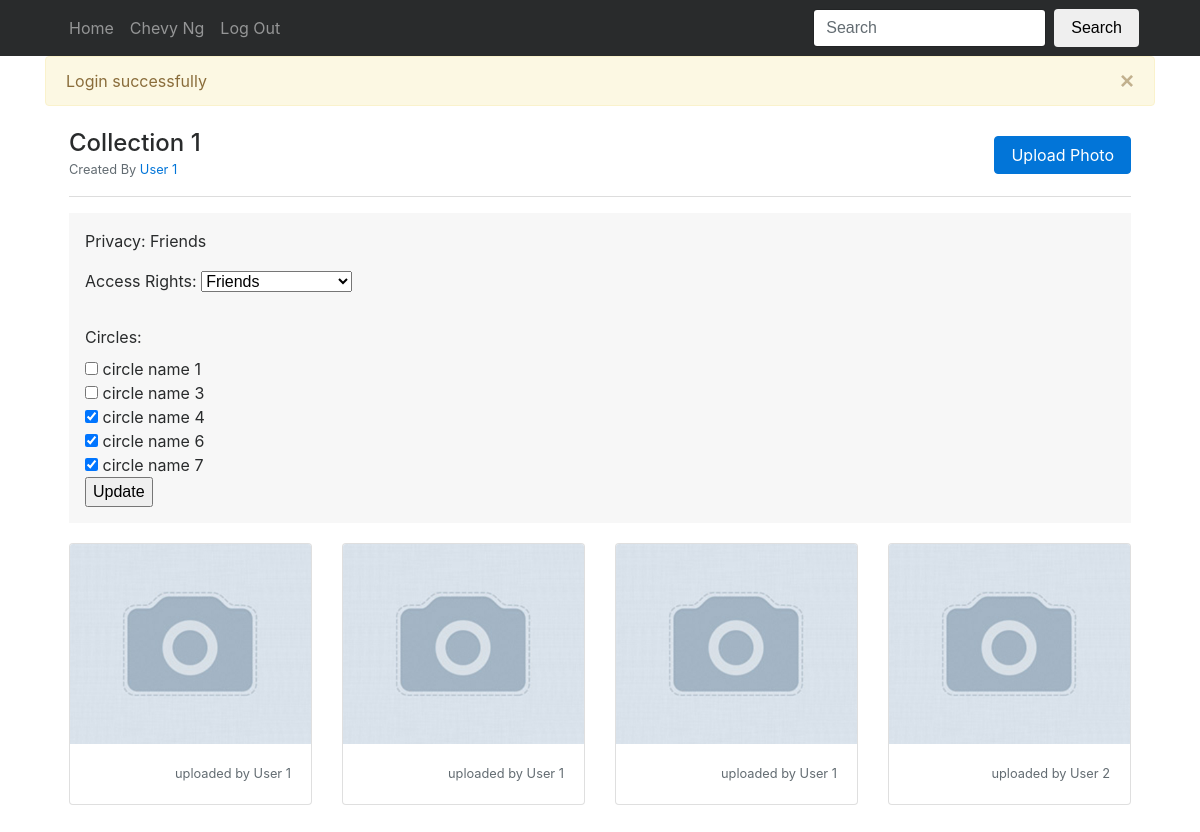
Page /collection/1 (signed in) on the committed database.
### tables this page shows
CREATE TABLE `photoCollection` (
	`collectionID` INT(8) NOT NULL AUTO_INCREMENT,
	`userID` INT(8) NOT NULL,
	`accessRights` TINYINT(2) NOT NULL DEFAULT '2',
	`CREATED_AT` TIMESTAMP NOT NULL DEFAULT CURRENT_TIMESTAMP,
	`UPDATED_AT` TIMESTAMP NOT NULL,
	PRIMARY KEY (`collectionID`),
	FOREIGN KEY (`userID`) REFERENCES `user`(`userID`) ON DELETE CASCADE ON UPDATE CASCADE
);

CREATE TABLE `circle` (
	`circleID` INT NOT NULL AUTO_INCREMENT,
	`userID` INT NOT NULL,
	`name` VARCHAR(255) NOT NULL,
	`CREATED_AT` TIMESTAMP NOT NULL DEFAULT 0,
	`UPDATED_AT` TIMESTAMP on update CURRENT_TIMESTAMP NOT NULL DEFAULT CURRENT_TIMESTAMP,
	PRIMARY KEY (`circleID`),
	FOREIGN KEY (`userID`) REFERENCES `user`(`userID`) ON DELETE CASCADE ON UPDATE CASCADE
);

CREATE TABLE `photo` (
	`photoID` INT NOT NULL AUTO_INCREMENT PRIMARY KEY,
	`collectionID` INT NOT NULL,
	`userID` INT NOT NULL,
	`path` VARCHAR(255) NOT NULL,
	`CREATED_AT` TIMESTAMP NOT NULL DEFAULT 0,
	`UPDATED_AT` TIMESTAMP on update CURRENT_TIMESTAMP NOT NULL DEFAULT CURRENT_TIMESTAMP,
	FOREIGN KEY (`collectionID`) REFERENCES `photoCollection`(`collectionID`) ON DELETE CASCADE ON UPDATE CASCADE,
	FOREIGN KEY (`userID`) REFERENCES `user`(`userID`) ON DELETE CASCADE ON UPDATE CASCADE
);

### application/core/model.php (called while the page is built, shortened)
<?php
class Model
{
  private function openDatabaseConnection()
  {
    $options = array(PDO::ATTR_DEFAULT_FETCH_MODE => PDO::FETCH_OBJ, PDO::ATTR_ERRMODE => PDO::ERRMODE_WARNING);
    $this->db = new PDO(DB_TYPE . ':host=' . DB_HOST . ';dbname=' . DB_NAME . ';charset=' . DB_CHARSET, DB_USER, DB_PASS, $options);
  }
}
?>

### application/model/collection.php (called while the page is built, shortened)
<?php
require_once APP . 'core/model.php';
class Collection extends Model
{
  public function find_by_id($collectionID)
  {
    $sql = "SELECT *
            FROM photoCollection
            WHERE collectionID = :collectionID";
    $query = $this->db->prepare($sql);
    $params = array(':collectionID' => $collectionID);
    $query->execute($params);
    return $query->fetch();
  }
  public function find_colllection_photos($collectionID)
  {
    $sql = "SELECT *
            FROM photo
            WHERE collectionID = :collectionID";
    $query = $this->db->prepare($sql);
    $params = array(':collectionID' => $collectionID);
    $query->execute($params);
    return $query->fetchAll();
  }
  public function find_all_user_circles($userID)
  {
    $sql = "SELECT DISTINCT c.*
            FROM circle AS c, circlefriends AS cf, photocollection as pc
            WHERE cf.circleID = c.circleID AND pc.userID = cf.userID AND cf.userID = :userID";
    $query = $this->db->prepare($sql);
    $params = array(':userID' => $userID);
    $query->execute($params);
    return $query->fetchAll();
  }
  public function find_access_circles($collectionID)
  {
    $sql = "SELECT *
            FROM photocollectionaccessrights
            WHERE collectionID = :collectionID";
    $query = $this->db->prepare($sql);
    $params = array(':collectionID' => $collectionID);
    $query->execute($params);
    return $query->fetchAll();
  }
}
?>

### public/index.php (called while the page is built, shortened)
<?php
require APP . 'libs/helper.php';
require APP . 'core/application.php';
$app = new Application();
?>

### application/libs/helper.php (called while the page is built, shortened)
<?php
function in_array_field($needle, $needle_field, $haystack, $strict = false) {
    if ($strict) {
        foreach ($haystack as $item)
            if (isset($item->$needle_field) && $item->$needle_field === $needle)
                return true;
    }
    else {
        foreach ($haystack as $item)
            if (isset($item->$needle_field) && $item->$needle_field == $needle)
                return true;
    }
    return false;
}
?>

### application/view/collections/view.php (the view)
<div class="p-4">
  <div class="row align-items-center mb-3">
    <div class="col-6">
      <h4 class="mb-0">Collection <?= $collectionID ?></h4>
      <small class="text-muted">Created By <a href="<?= URL . $collection->userID ?>">User <?= $collection->userID ?></a></small>
    </div>
    <div class="col-6 text-right">
      <a class="btn btn-primary" href="<?= URL; ?>photo/upload?collectionID=<?= $collectionID ?>">Upload Photo</a>
    </div>
  </div>
  <div class="mt-3 mb-3" style="border-top: 1px solid #DDD;"></div>
  <div class="mb-3 bg-faded p-3">
    <? $privacy = array('Friends', 'Friends of Friends', 'Public'); ?>
    <p>Privacy: <?= $privacy[$collection->accessRights] ?></p>
    <? require APP . 'view/collections/edit.php'; ?>
  </div>
  <? if (count($collection_photos) > 0) { ?>
    <div class="row">
    <?php foreach ($collection_photos as $photo) { ?>
      <div class="col-3">
        <a href="<?= URL; ?>photo/<?= $photo->photoID ?>">
        <div class="card mt-1 mb-1">
          <img class="card-img-top" src="<?= URL; ?><?= $photo->path ?>" onError="this.src ='<?= URL; ?>images/missing.jpg'" style="object-fit: cover; height: 200px;">
          <div class="card-block">
            <p class="card-text text-muted small text-right">
              uploaded by User <?= $photo->userID ?>
            </p>
          </div>
        </div>
        </a>
      </div>
    <?php } ?>
    </div>
  <? } ?>
</div>

### application/core/application.php (shortened to what this page needs)
<?php
class Application
{
  private $url_controller = null;
  private $url_action = null;
  public function __construct()
  {
    if (isset($_SESSION['current_user'])){
      if (!$this->url_controller) {
        require_once APP . 'controller/home_controller.php';
        $page = new HomeController();
        $page->index();
      } elseif (file_exists(APP . 'controller/'. $this->url_controller . '_controller.php')) {
        $this->call_controller_action($this->url_controller, $this->url_action);
      }
    }
  }
  private function call_controller_action($controller_name, $action_or_id)
  {
    $url_controller_obj = new $controller();
    if (strlen($action_or_id) == 0) {
      if ($controller_name == 'admin') {
        $url_controller_obj->index();
      } else {
        Redirect(URL . $_SESSION['current_user']->userID . '/' . $controller_name);
      }
    } elseif (method_exists($url_controller_obj, $action_or_id)) {
      $url_controller_obj->{$action_or_id}();
    } else {
      $url_controller_obj->view($action_or_id);
    }
  }
  private function splitURL()
  {
    if (isset($_GET['url'])) {
      $url = trim($_GET['url'], '/');
      $url = filter_var($url, FILTER_SANITIZE_URL);
      $url = explode('/', $url);
      $this->url_controller = isset($url[0]) ? $url[0] : null;
      $this->url_action = isset($url[1]) ? $url[1] : null;
    }
  }
}
?>

### application/controller/collection_controller.php (shortened to what this page needs)
<?php
require_once APP . 'model/collection.php';
class CollectionController
{
  function __construct()
  {
    if (isset($_SESSION['current_user'])) {
      $this->current_user = $_SESSION['current_user'];
      $this->current_userID = $_SESSION['current_user']->userID;
    }
  }
  public function view($collectionID)
  {
    $model = new Collection();
    $collection = $model->find_by_id($collectionID);
    $all_user_circles = $model->find_all_user_circles($collectionID);
    $current_access_circles = $model->find_access_circles($collectionID);
    if ($collection != NULL) {
      $collection_photos = $model->find_colllection_photos($collectionID);
      require APP . 'view/_templates/header.php';
      require APP . 'view/collections/view.php';
      require APP . 'view/_templates/footer.php';
    } else {
      $_SESSION['message'] = 'Collection ' . $collectionID . ' does not exist.';
      Redirect(URL);
    }
  }
}
?>

### application/view/_templates/header.php (shortened to what this page needs)
<!DOCTYPE html>
<html lang="en">
<head>
  <link rel="stylesheet" href="<?= URL ?>css/bootstrap.min.css">
  <link rel="stylesheet" href="<?= URL ?>fonts/font-awesome/css/font-awesome.min.css">
</head>
<body>
<div class="bg-inverse">
  <div class="container">
  <nav class="navbar navbar-toggleable-md navbar-inverse bg-inverse">
    <div class="collapse navbar-collapse" id="navbarSupportedContent">
      <ul class="navbar-nav mr-auto">
        <li class="nav-item">
          <a class="nav-link" href="<?= URL ?>">Home</a>
        </li>
        <?php if (isset($_SESSION['current_user'])) { ?>
          <li class="nav-item">
            <a class="nav-link" href="<?= URL . $this->current_userID ?>">
              <?= $this->current_user->first_name . ' ' . $this->current_user->last_name ?>
            </a>
          </li>
          <li class="nav-item">
            <a class="nav-link" href="<?= URL ?>logout">Log Out</a>
          </li>
          </ul>
          <? require APP . 'view/users/search.php' ?>
        <?php } ?>
    </div>
  </nav>
  </div>
</div>
<div class="container pb-5">
<? if (isset($_SESSION['message'])) { ?>
<div class="alert alert-warning alert-dismissible fade show mb-0" role="alert">
  <button type="button" class="close" data-dismiss="alert" aria-label="Close">
    <span aria-hidden="true">&times;</span>
  </button>
  <?= $_SESSION['message'] ?>
</div>
<? } ?>

### application/view/users/search.php
<form class="form-inline my-2 my-lg-0" action="<?= URL; ?>user/search" method="GET">
  <input class="form-control mr-sm-2" type="text" name="query" placeholder="Search" value="<? if (isset($_GET['query'])) { echo $_GET['query']; } ?>" required>
  <button class="btn my-2 my-sm-0" type="submit">Search</button>
</form>

### application/view/collections/edit.php (shortened to what this page needs)
<? if ($this->current_userID == $collection->userID) { ?>
  <form action="<?php echo URL; ?>collection/update" method="POST">
    <label>Access Rights: </label>
    <select name="accessRights" id="accessRights">
      <? foreach($privacy as $key=>$privacy_type) { ?>
          <? if ($key == $collection->accessRights) { ?>
            <option selected value="<?= $key ?>"><?= $privacy_type ?></option>
          <? } else { ?>
            <option value="<?= $key ?>"><?= $privacy_type ?></option>
          <? } ?>
      <? } ?>
    </select>
    <div <?php if ($collection->accessRights==2) { ?> style="display: none;" <? } ?> >
      <br>
      <label>Circles: </label>
      <br>
      <? foreach($all_user_circles as $circle) { ?>
        <input type="checkbox" name="accessCircles[]" value="<?= $circle->circleID ?>" <? if(in_array_field($circle->circleID, 'circleID', $current_access_circles)){ ?> checked <? } ?> >
          <?= $circle->name ?>
        <br>
      <? } ?>
    </div>
    <input type="submit" name="update" value="Update" />
  </form>
<? } ?>

### application/view/_templates/footer.php (shortened to what this page needs)
</div>
</body>
</html>

### rows in the picture
photocollection: userID "1", accessRights "Friends"
circle: name "circle name 1"
circle: name "circle name 3"
circle: circleID "☑", name "circle name 4"
circle: circleID "☑", name "circle name 6"
circle: circleID "☑", name "circle name 7"
photo: userID "1"
photo: userID "1"
photo: userID "1"
photo: userID "2"

### other values in the picture
$this->current_user->first_name "Chevy"
$this->current_user->last_name "Ng"
$_SESSION['message'] "Login successfully"
